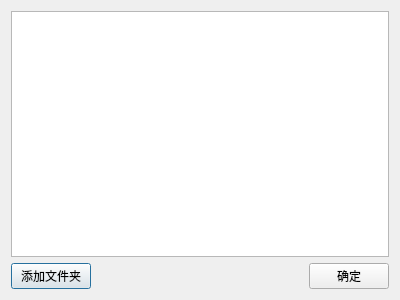
<?xml version="1.0" encoding="UTF-8"?>
<ui version="4.0">
 <class>DialogLocalFile</class>
 <widget class="QDialog" name="DialogLocalFile">
  <property name="geometry">
   <rect>
    <x>0</x>
    <y>0</y>
    <width>400</width>
    <height>300</height>
   </rect>
  </property>
  <property name="windowTitle">
   <string>Dialog</string>
  </property>
  <layout class="QVBoxLayout" name="verticalLayout">
   <item>
    <widget class="QListWidget" name="listWidget"/>
   </item>
   <item>
    <layout class="QHBoxLayout" name="horizontalLayout">
     <item>
      <widget class="QPushButton" name="pushButton_Add">
       <property name="text">
        <string>添加文件夹</string>
       </property>
      </widget>
     </item>
     <item>
      <spacer name="horizontalSpacer">
       <property name="orientation">
        <enum>Qt::Horizontal</enum>
       </property>
       <property name="sizeHint" stdset="0">
        <size>
         <width>40</width>
         <height>20</height>
        </size>
       </property>
      </spacer>
     </item>
     <item>
      <widget class="QPushButton" name="pushButton_OK">
       <property name="text">
        <string>确定</string>
       </property>
      </widget>
     </item>
    </layout>
   </item>
  </layout>
 </widget>
 <resources/>
 <connections/>
</ui>
